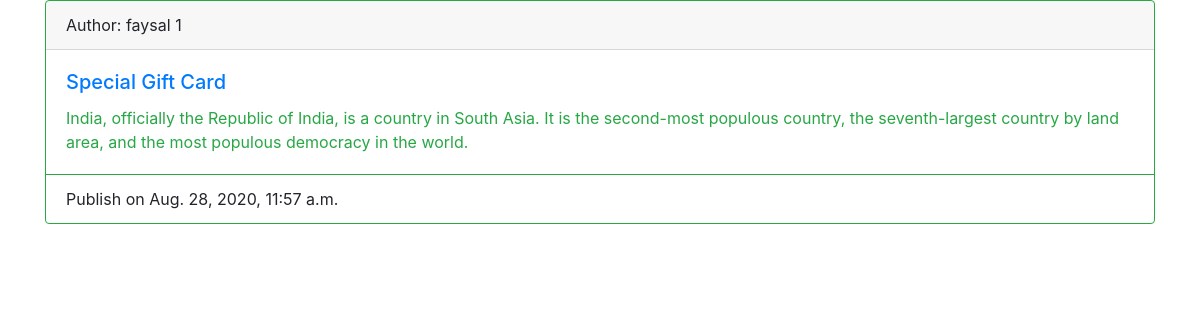
Before: / with the older database file.
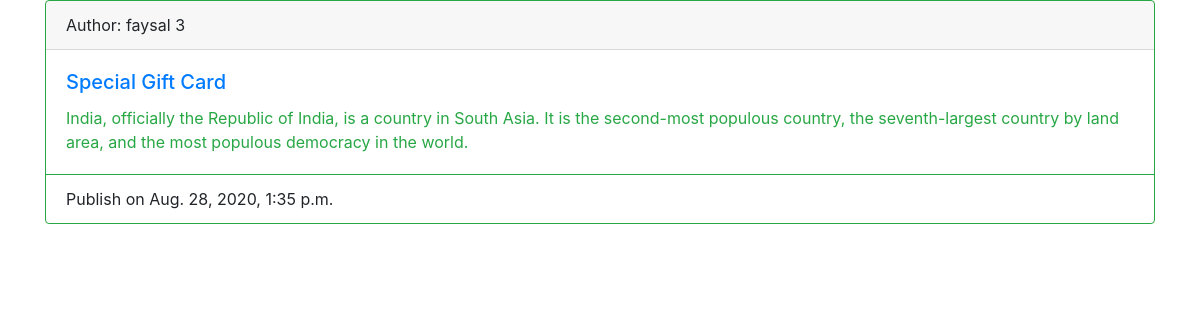
After: the same page with the newer database file.
### blog/models.py (models this page shows, shortened)
class Post(models.Model):
    author = models.ForeignKey(User, on_delete=models.CASCADE, blank=True, null=True)
    title = models.CharField(max_length=70)
    category = models.ForeignKey(Category, on_delete=models.CASCADE, blank=True, null=True)
    image = models.ImageField(upload_to='post/images', blank=True, null=True)
    body = models.TextField()
    created_at = models.DateTimeField(auto_now_add=True)

### blog/views.py (the view)
# urls.py: path('', homepage, name='home'),
def homepage(request):
    posts = Post.objects.all()
    context = {
        "posts": posts
    }
    template_name = 'index.html'
    return render(request, template_name, context)

### templates/index.html (shortened to what this page needs)
{% extends 'base.html' %}
{% block content %}
    {% if posts %}
        {% for post in posts %}
            <div class="card border-success mb-3">
                <div class="card-header">Author: {{ post.author }} {{ post.id }}</div>
                <div class="card-body text-success">
                    <h5 class="card-title"><a href="{% url 'detail_page' post.id %}">{{ post.title }}</a></h5>
                    <p class="card-text">{{ post.body }}</p>
                </div>
                <div class="card-footer bg-transparent border-success">Publish on {{ post.created_at }}</div>
            </div>
        {% endfor %}
    {% endif %}
{% endblock %}

### templates/base.html (shortened to what this page needs)
<!DOCTYPE html>
<html lang="en">
<head>
    <link rel="stylesheet" href="https://maxcdn.bootstrapcdn.com/bootstrap/4.0.0/css/bootstrap.min.css"
>
</head>
<body>
<div class="container">
    <div class="row">
        <div class="col-lg-12">
            {% block content %}{% endblock %}
        </div>
    </div>
</div>
</body>
</html>

Changed rows visible on the page:
removed Post: author "faysal", id "1", title "Special Gift Card", body "India, officially the Republic of India, is a country in South Asia. It is the second-most populous country, the seventh-largest country by land area, and the most populous democracy in the world.", created_at "Aug. 28, 2020, 11:57 a.m."
added Post: author "faysal", id "3", title "Special Gift Card", body "India, officially the Republic of India, is a country in South Asia. It is the second-most populous country, the seventh-largest country by land area, and the most populous democracy in the world.", created_at "Aug. 28, 2020, 1:35 p.m."
